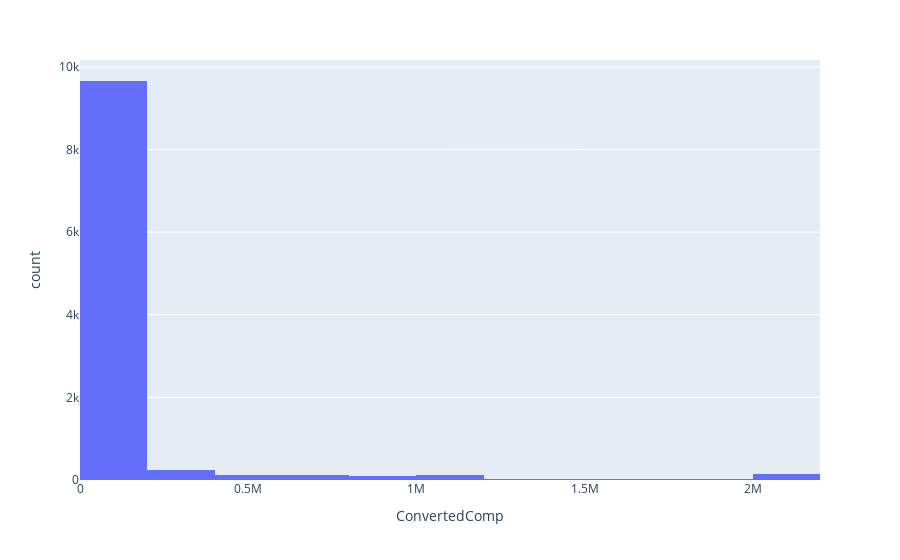

This figure's notebook cell:
### Markdown cell above
Plot the distribution curve for the column `ConvertedComp`.

### Code cell
# your code goes here
fig = px.histogram(df,x="ConvertedComp", nbins=20)
fig.show()
print("Done")

### Figure 1 — Plotly figure (JSON) as saved in the notebook; plotly's stock layout.template omitted (floating-point values rounded to 4 significant figures; data arrays with more than 128 entries replaced by an {"elided": "..."} marker saying what was removed)
{"data": [{"alignmentgroup": "True", "bingroup": "x", "hovertemplate": "ConvertedComp=%{x}<br>count=%{y}<extra></extra>", "legendgroup": "", "marker": {"color": "#636efa", "pattern": {"shape": ""}}, "name": "", "nbinsx": 20, "offsetgroup": "", "orientation": "v", "showlegend": false, "type": "histogram", "x": {"elided": "11398 int values"}, "xaxis": "x", "yaxis": "y"}], "layout": {"barmode": "relative", "legend": {"tracegroupgap": 0}, "margin": {"t": 60}, "xaxis": {"anchor": "y", "domain": [0, 1], "title": {"text": "ConvertedComp"}}, "yaxis": {"anchor": "x", "domain": [0, 1], "title": {"text": "count"}}}}
